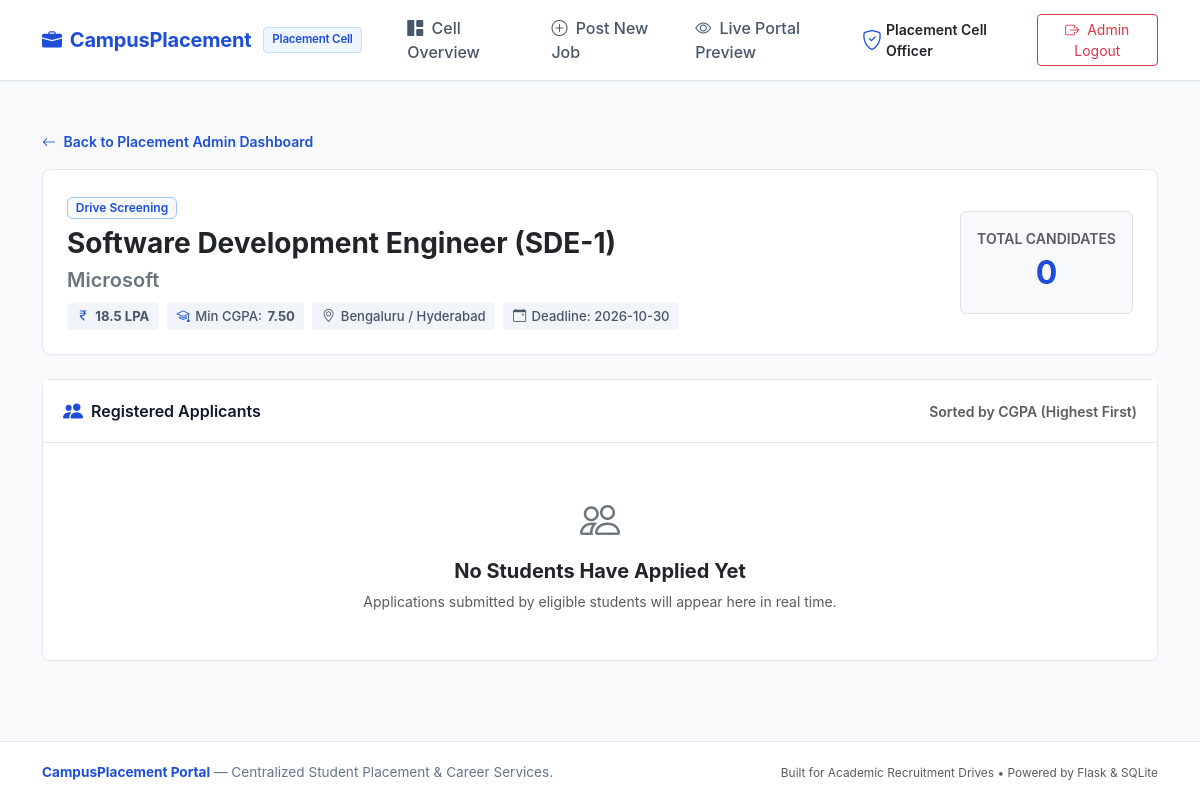
Page /admin/jobs/1/applicants (signed in) on the committed database.
### tables this page shows
CREATE TABLE admins (
        id INTEGER PRIMARY KEY AUTOINCREMENT,
        username TEXT UNIQUE NOT NULL,
        password_hash TEXT NOT NULL,
        name TEXT NOT NULL,
        created_at TIMESTAMP DEFAULT CURRENT_TIMESTAMP
    );

CREATE TABLE jobs (
        id INTEGER PRIMARY KEY AUTOINCREMENT,
        company_name TEXT NOT NULL,
        role_title TEXT NOT NULL,
        description TEXT NOT NULL,
        location TEXT NOT NULL,
        package_lpa REAL NOT NULL,
        min_cgpa REAL NOT NULL,
        eligible_branches TEXT NOT NULL,
        deadline TEXT NOT NULL,
        created_at TIMESTAMP DEFAULT CURRENT_TIMESTAMP
    );

### app.py (the view)
@app.route("/admin/jobs/<int:job_id>/applicants")
@admin_required
def view_applicants(job_id):
    conn = get_db()
    job = conn.execute("SELECT * FROM jobs WHERE id = ?", (job_id,)).fetchone()
    if not job:
        conn.close()
        flash("Job not found.", "warning")
        return redirect(url_for("admin_dashboard"))
    applicants = conn.execute(
        """
        SELECT
            a.id AS app_id,
            a.status,
            a.applied_at,
            s.id AS student_id,
            s.name,
            s.email,
            s.roll_number,
            s.branch,
            s.batch_year,
            s.cgpa,
            s.phone,
            s.skills,
            s.resume_link
        FROM applications a
        JOIN students s ON a.student_id = s.id
        WHERE a.job_id = ?
        ORDER BY s.cgpa DESC, a.applied_at ASC
        """,
        (job_id,)
    ).fetchall()
    conn.close()
    return render_template("admin/applicants.html", job=job, applicants=applicants)

### templates/admin/applicants.html (shortened to what this page needs)
{% extends "base.html" %}
{% block content %}
<div class="container py-3">
  <div class="mb-3">
    <a href="{{ url_for('admin_dashboard') }}" class="text-primary text-decoration-none small fw-semibold">
      <i class="bi bi-arrow-left me-1"></i> Back to Placement Admin Dashboard
    </a>
  </div>
  <div class="card card-clean mb-4 bg-white p-4">
    <div class="row align-items-center">
      <div class="col-lg-8 col-md-7 mb-3 mb-md-0">
        <span class="badge bg-light text-primary border border-primary-subtle fw-semibold mb-2">Drive Screening</span>
        <h3 class="fw-bold text-dark mb-1">{{ job.role_title }}</h3>
        <div class="fs-5 text-secondary fw-semibold mb-2">{{ job.company_name }}</div>
        <div class="d-flex flex-wrap gap-2 text-muted small">
          <span class="job-detail-chip">
            <i class="bi bi-currency-rupee text-primary"></i> <strong>{{ "%.1f"|format(job.package_lpa) }} LPA</strong>
          </span>
          <span class="job-detail-chip">
            <i class="bi bi-mortarboard text-primary"></i> Min CGPA: <strong>{{ "%.2f"|format(job.min_cgpa) }}</strong>
          </span>
          <span class="job-detail-chip">
            <i class="bi bi-geo-alt"></i> {{ job.location }}
          </span>
          <span class="job-detail-chip">
            <i class="bi bi-calendar-event"></i> Deadline: {{ job.deadline }}
          </span>
        </div>
      </div>
      <div class="col-lg-4 col-md-5 text-md-end">
        <div class="p-3 bg-light rounded border d-inline-block text-center">
          <div class="small text-muted fw-semibold">TOTAL CANDIDATES</div>
          <div class="fs-2 fw-bold text-primary">{{ applicants|length }}</div>
        </div>
      </div>
    </div>
  </div>
  <div class="card card-clean bg-white">
    <div class="card-header-clean d-flex justify-content-between align-items-center">
      <div class="d-flex align-items-center gap-2">
        <i class="bi bi-people-fill text-primary fs-5"></i>
        <span>Registered Applicants</span>
      </div>
      <span class="text-muted small">Sorted by CGPA (Highest First)</span>
    </div>
    <div class="card-body p-0">
      {% if applicants %}
        <div class="table-responsive">
          <table class="table table-placement table-hover mb-0">
            <thead>
              <tr>
                <th>Student Details</th>
                <th>Branch &amp; Batch</th>
                <th>CGPA</th>
                <th>Skills</th>
                <th>Resume</th>
                <th>Current Status</th>
                <th style="min-width: 220px;">Update Status</th>
              </tr>
            </thead>
            <tbody>
              {% for candidate in applicants %}
                <tr>
                  <td>
                    <div class="fw-bold text-dark">{{ candidate.name }}</div>
                    <div class="small text-muted">Roll: <strong>{{ candidate.roll_number }}</strong></div>
                    <div class="small text-muted">
                      <a href="mailto:{{ candidate.email }}" class="text-decoration-none text-muted">
                        <i class="bi bi-envelope me-1"></i>{{ candidate.email }}
                      </a>
                      &bull;
                      <span><i class="bi bi-telephone me-1"></i>{{ candidate.phone }}</span>
                    </div>
                  </td>
                  <td>
                    <div class="fw-semibold text-dark">{{ candidate.branch }}</div>
                    <div class="small text-muted">Batch: {{ candidate.batch_year }}</div>
                  </td>
                  <td>
                    <span class="badge bg-light text-primary border border-primary-subtle fs-6 fw-bold">
                      {{ "%.2f"|format(candidate.cgpa) }}
                    </span>
                  </td>
                  <td style="max-width: 200px;">
                    {% if candidate.skills %}
                      <div class="small text-muted text-truncate" title="{{ candidate.skills }}">
                        {{ candidate.skills }}
                      </div>
                    {% else %}
                      <span class="small text-muted fst-italic">None listed</span>
                    {% endif %}
                  </td>
                  <td>
                    {% if candidate.resume_link %}
                      <a href="{{ candidate.resume_link }}" target="_blank" rel="noopener noreferrer" class="btn btn-sm btn-outline-primary" title="Open Candidate Resume">
                        <i class="bi bi-file-earmark-pdf me-1"></i> View Resume
                      </a>
                    {% else %}
                      <span class="badge bg-light text-muted border">No link</span>
                    {% endif %}
                  </td>
                  <td>
                    {% if candidate.status == 'Applied' %}
                      <span class="badge-status-applied"><i class="bi bi-clock-history me-1"></i>Applied</span>
                    {% elif candidate.status == 'Shortlisted' %}
                      <span class="badge-status-shortlisted"><i class="bi bi-star-fill me-1"></i>Shortlisted</span>
                    {% elif candidate.status == 'Selected' %}
                      <span class="badge-status-selected"><i class="bi bi-trophy-fill me-1"></i>Selected</span>
                    {% elif candidate.status == 'Rejected' %}
                      <span class="badge-status-rejected"><i class="bi bi-x-circle me-1"></i>Rejected</span>
                    {% else %}
                      <span class="badge bg-secondary">{{ candidate.status }}</span>
                    {% endif %}
                    <div class="text-muted" style="font-size: 0.75rem; margin-top: 2px;">
                      {{ candidate.applied_at[:10] }}
                    </div>
                  </td>
                  <td>
                    <form method="POST" action="{{ url_for('update_application_status', app_id=candidate.app_id) }}" class="d-flex gap-1 align-items-center">
                      <select name="status" class="form-select form-select-sm" style="font-size: 0.85rem;">
                        <option value="Applied" {% if candidate.status == 'Applied' %}selected{% endif %}>Applied</option>
                        <option value="Shortlisted" {% if candidate.status == 'Shortlisted' %}selected{% endif %}>Shortlisted</option>
                        <option value="Selected" {% if candidate.status == 'Selected' %}selected{% endif %}>Selected</option>
                        <option value="Rejected" {% if candidate.status == 'Rejected' %}selected{% endif %}>Rejected</option>
                      </select>
                      <button type="submit" class="btn btn-sm btn-primary" title="Save Status">
                        <i class="bi bi-check-lg"></i>
                      </button>
                    </form>
                  </td>
                </tr>
              {% endfor %}
            </tbody>
          </table>
        </div>
      {% else %}
        <div class="p-5 text-center text-muted">
          <i class="bi bi-people fs-1 text-secondary d-block mb-2"></i>
          <h5 class="fw-bold text-dark">No Students Have Applied Yet</h5>
          <p class="small mb-0">Applications submitted by eligible students will appear here in real time.</p>
        </div>
      {% endif %}
    </div>
  </div>
</div>
{% endblock %}

### templates/base.html (shortened to what this page needs)
<!DOCTYPE html>
<html lang="en">
<head>
  <link href="https://cdn.jsdelivr.net/npm/bootstrap@5.3.3/dist/css/bootstrap.min.css" rel="stylesheet">
  <link rel="stylesheet" href="https://cdn.jsdelivr.net/npm/bootstrap-icons@1.11.3/font/bootstrap-icons.min.css">
  <link rel="stylesheet" href="{{ url_for('static', filename='css/style.css') }}">
</head>
<body>
  <header>
    <nav class="navbar navbar-expand-lg navbar-placement sticky-top">
      <div class="container">
        <a class="navbar-brand" href="{{ url_for('index') }}">
          <i class="bi bi-briefcase-fill"></i>
          <span>CampusPlacement</span>
          {% if current_role == 'admin' %}
            <span class="brand-badge ms-1">Placement Cell</span>
          {% else %}
            <span class="brand-badge ms-1">Student Portal</span>
          {% endif %}
        </a>
        <div class="collapse navbar-collapse" id="navbarContent">
          <ul class="navbar-nav me-auto mb-2 mb-lg-0 ms-lg-3">
            {% if current_role == 'student' %}
              <li class="nav-item">
                <a class="nav-link {% if request.endpoint == 'student_dashboard' %}active{% endif %}" href="{{ url_for('student_dashboard') }}">
                  <i class="bi bi-speedometer2 me-1"></i> My Dashboard
                </a>
              </li>
              <li class="nav-item">
                <a class="nav-link {% if request.endpoint == 'job_list' %}active{% endif %}" href="{{ url_for('job_list') }}">
                  <i class="bi bi-search me-1"></i> Browse Openings
                </a>
              </li>
              <li class="nav-item">
                <a class="nav-link {% if request.endpoint == 'profile' %}active{% endif %}" href="{{ url_for('profile') }}">
                  <i class="bi bi-person-lines-fill me-1"></i> Profile
                </a>
              </li>
            {% elif current_role == 'admin' %}
              <li class="nav-item">
                <a class="nav-link {% if request.endpoint == 'admin_dashboard' %}active{% endif %}" href="{{ url_for('admin_dashboard') }}">
                  <i class="bi bi-grid-1x2-fill me-1"></i> Cell Overview
                </a>
              </li>
              <li class="nav-item">
                <a class="nav-link {% if request.endpoint == 'post_job' %}active{% endif %}" href="{{ url_for('post_job') }}">
                  <i class="bi bi-plus-circle me-1"></i> Post New Job
                </a>
              </li>
              <li class="nav-item">
                <a class="nav-link {% if request.endpoint == 'job_list' %}active{% endif %}" href="{{ url_for('job_list') }}">
                  <i class="bi bi-eye me-1"></i> Live Portal Preview
                </a>
              </li>
            {% else %}
              <li class="nav-item">
                <a class="nav-link {% if request.endpoint == 'job_list' %}active{% endif %}" href="{{ url_for('job_list') }}">
                  <i class="bi bi-search me-1"></i> Explore Jobs
                </a>
              </li>
            {% endif %}
          </ul>
          <div class="d-flex align-items-center gap-2">
            {% if current_role == 'student' %}
              <div class="d-flex align-items-center me-2 text-muted small">
                <i class="bi bi-person-circle fs-5 me-1 text-primary"></i>
                <span class="fw-semibold text-dark">{{ current_student.name }}</span>
                <span class="mx-1 text-secondary">|</span>
                <span class="badge bg-light text-dark border">{{ current_student.branch }}</span>
              </div>
              <a href="{{ url_for('logout') }}" class="btn btn-sm btn-outline-primary">
                <i class="bi bi-box-arrow-right me-1"></i> Logout
              </a>
            {% elif current_role == 'admin' %}
              <div class="d-flex align-items-center me-2 text-muted small">
                <i class="bi bi-shield-check fs-5 me-1 text-primary"></i>
                <span class="fw-semibold text-dark">{{ current_admin.name }}</span>
              </div>
              <a href="{{ url_for('admin_logout') }}" class="btn btn-sm btn-outline-danger">
                <i class="bi bi-box-arrow-right me-1"></i> Admin Logout
              </a>
            {% endif %}
          </div>
        </div>
      </div>
    </nav>
  </header>
  <main class="py-3">
    {% block content %}{% endblock %}
  </main>
  <footer class="footer-placement">
    <div class="container text-center">
      <div class="row align-items-center">
        <div class="col-md-6 text-md-start mb-2 mb-md-0">
          <span class="fw-bold text-primary">CampusPlacement Portal</span> &mdash; Centralized Student Placement & Career Services.
        </div>
        <div class="col-md-6 text-md-end text-muted small">
          Built for Academic Recruitment Drives &bull; Powered by Flask &amp; SQLite
        </div>
      </div>
    </div>
  </footer>
</body>
</html>

### rows in the picture
admins: name "Placement Cell Officer"
jobs: role_title "Software Development Engineer (SDE-1)", company_name "Microsoft", package_lpa "18.5", min_cgpa "7.50", location "Bengaluru / Hyderabad", deadline "2026-10-30"

### other values in the picture
{{ applicants|length }} "0"
